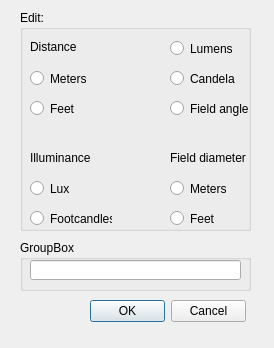
<?xml version="1.0" encoding="UTF-8"?>
<ui version="4.0">
 <class>editAllFixtures</class>
 <widget class="QDialog" name="editAllFixtures">
  <property name="geometry">
   <rect>
    <x>0</x>
    <y>0</y>
    <width>274</width>
    <height>348</height>
   </rect>
  </property>
  <property name="contextMenuPolicy">
   <enum>Qt::DefaultContextMenu</enum>
  </property>
  <property name="windowTitle">
   <string>Edit All Fixtures</string>
  </property>
  <widget class="QDialogButtonBox" name="buttonBox">
   <property name="geometry">
    <rect>
     <x>90</x>
     <y>300</y>
     <width>156</width>
     <height>23</height>
    </rect>
   </property>
   <property name="standardButtons">
    <set>QDialogButtonBox::Cancel|QDialogButtonBox::Ok</set>
   </property>
  </widget>
  <widget class="QGroupBox" name="EnterInfoGroupBox">
   <property name="geometry">
    <rect>
     <x>20</x>
     <y>240</y>
     <width>231</width>
     <height>51</height>
    </rect>
   </property>
   <property name="title">
    <string>GroupBox</string>
   </property>
   <widget class="QLineEdit" name="EnterInfo">
    <property name="geometry">
     <rect>
      <x>10</x>
      <y>20</y>
      <width>211</width>
      <height>20</height>
     </rect>
    </property>
   </widget>
  </widget>
  <widget class="QGroupBox" name="SelectionGroupBox">
   <property name="geometry">
    <rect>
     <x>20</x>
     <y>10</y>
     <width>231</width>
     <height>221</height>
    </rect>
   </property>
   <property name="title">
    <string>Edit:</string>
   </property>
   <widget class="QRadioButton" name="FieldDiameterFeet">
    <property name="geometry">
     <rect>
      <x>150</x>
      <y>200</y>
      <width>82</width>
      <height>17</height>
     </rect>
    </property>
    <property name="text">
     <string>Feet</string>
    </property>
   </widget>
   <widget class="QLabel" name="DistLabel">
    <property name="geometry">
     <rect>
      <x>10</x>
      <y>30</y>
      <width>47</width>
      <height>13</height>
     </rect>
    </property>
    <property name="text">
     <string>Distance:</string>
    </property>
   </widget>
   <widget class="QRadioButton" name="Lux">
    <property name="geometry">
     <rect>
      <x>10</x>
      <y>170</y>
      <width>82</width>
      <height>17</height>
     </rect>
    </property>
    <property name="text">
     <string>Lux</string>
    </property>
   </widget>
   <widget class="QRadioButton" name="FieldAngle">
    <property name="geometry">
     <rect>
      <x>150</x>
      <y>90</y>
      <width>82</width>
      <height>17</height>
     </rect>
    </property>
    <property name="text">
     <string>Field angle</string>
    </property>
   </widget>
   <widget class="QLabel" name="FieldDiameterLabel">
    <property name="geometry">
     <rect>
      <x>150</x>
      <y>140</y>
      <width>101</width>
      <height>16</height>
     </rect>
    </property>
    <property name="text">
     <string>Field diameter</string>
    </property>
   </widget>
   <widget class="QRadioButton" name="Lumens">
    <property name="geometry">
     <rect>
      <x>150</x>
      <y>30</y>
      <width>82</width>
      <height>17</height>
     </rect>
    </property>
    <property name="text">
     <string>Lumens</string>
    </property>
   </widget>
   <widget class="QRadioButton" name="FieldDiameterMeters">
    <property name="geometry">
     <rect>
      <x>150</x>
      <y>170</y>
      <width>82</width>
      <height>17</height>
     </rect>
    </property>
    <property name="text">
     <string>Meters</string>
    </property>
   </widget>
   <widget class="QRadioButton" name="DistInMeters">
    <property name="geometry">
     <rect>
      <x>10</x>
      <y>60</y>
      <width>121</width>
      <height>17</height>
     </rect>
    </property>
    <property name="text">
     <string>Meters</string>
    </property>
   </widget>
   <widget class="QLabel" name="IlluminanceLabel">
    <property name="geometry">
     <rect>
      <x>10</x>
      <y>140</y>
      <width>61</width>
      <height>16</height>
     </rect>
    </property>
    <property name="text">
     <string>Illuminance</string>
    </property>
   </widget>
   <widget class="QRadioButton" name="Footcandles">
    <property name="geometry">
     <rect>
      <x>10</x>
      <y>200</y>
      <width>82</width>
      <height>17</height>
     </rect>
    </property>
    <property name="text">
     <string>Footcandles</string>
    </property>
   </widget>
   <widget class="QRadioButton" name="DistInFeet">
    <property name="geometry">
     <rect>
      <x>10</x>
      <y>90</y>
      <width>82</width>
      <height>17</height>
     </rect>
    </property>
    <property name="text">
     <string>Feet</string>
    </property>
   </widget>
   <widget class="QRadioButton" name="Candela">
    <property name="geometry">
     <rect>
      <x>150</x>
      <y>60</y>
      <width>82</width>
      <height>17</height>
     </rect>
    </property>
    <property name="text">
     <string>Candela</string>
    </property>
   </widget>
  </widget>
 </widget>
 <tabstops>
  <tabstop>Lumens</tabstop>
  <tabstop>Candela</tabstop>
  <tabstop>FieldAngle</tabstop>
  <tabstop>DistInMeters</tabstop>
  <tabstop>DistInFeet</tabstop>
  <tabstop>Lux</tabstop>
  <tabstop>Footcandles</tabstop>
  <tabstop>FieldDiameterMeters</tabstop>
  <tabstop>FieldDiameterFeet</tabstop>
  <tabstop>EnterInfo</tabstop>
 </tabstops>
 <resources/>
 <connections/>
</ui>
